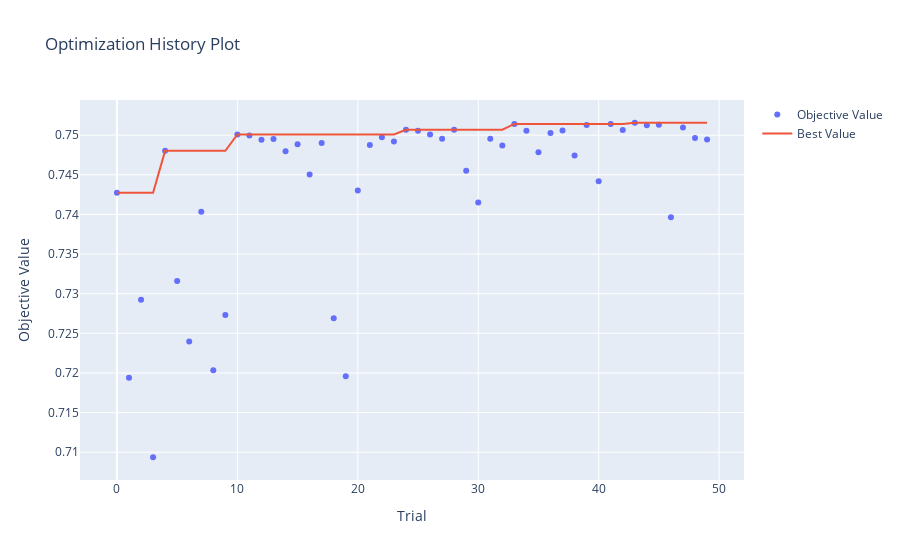
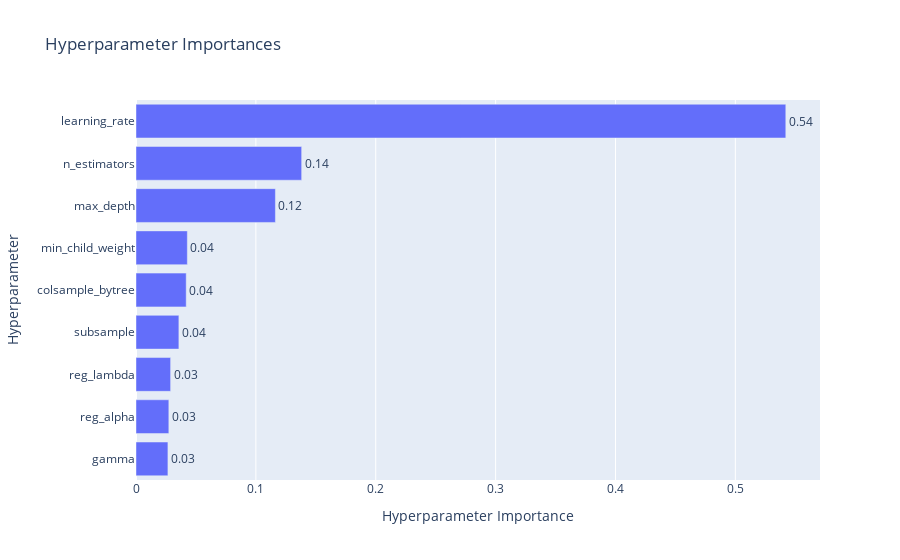

The cell these charts' notebook holds for them, in order:
### Code cell
# Visualizar optimización
fig = optuna.visualization.plot_optimization_history(study_xgb)
fig.show()

fig = optuna.visualization.plot_param_importances(study_xgb)
fig.show()

### Figure 1 — Plotly figure (JSON) as saved in the notebook; plotly's stock layout.template omitted (floating-point values rounded to 4 significant figures)
{"data": [{"mode": "markers", "name": "Objective Value", "type": "scatter", "x": [0, 1, 2, 3, 4, 5, 6, 7, 8, 9, 10, 11, 12, 13, 14, 15, 16, 17, 18, 19, 20, 21, 22, 23, 24, 25, 26, 27, 28, 29, 30, 31, 32, 33, 34, 35, 36, 37, 38, 39, 40, 41, 42, 43, 44, 45, 46, 47, 48, 49], "y": [0.7427, 0.7194, 0.7292, 0.7094, 0.748, 0.7316, 0.724, 0.7403, 0.7204, 0.7273, 0.7501, 0.7499, 0.7494, 0.7495, 0.748, 0.7488, 0.745, 0.749, 0.7269, 0.7196, 0.743, 0.7488, 0.7497, 0.7492, 0.7507, 0.7506, 0.7501, 0.7496, 0.7507, 0.7455, 0.7415, 0.7495, 0.7487, 0.7514, 0.7506, 0.7478, 0.7503, 0.7506, 0.7474, 0.7513, 0.7442, 0.7514, 0.7506, 0.7516, 0.7513, 0.7513, 0.7397, 0.751, 0.7496, 0.7495]}, {"mode": "lines", "name": "Best Value", "type": "scatter", "x": [0, 1, 2, 3, 4, 5, 6, 7, 8, 9, 10, 11, 12, 13, 14, 15, 16, 17, 18, 19, 20, 21, 22, 23, 24, 25, 26, 27, 28, 29, 30, 31, 32, 33, 34, 35, 36, 37, 38, 39, 40, 41, 42, 43, 44, 45, 46, 47, 48, 49], "y": [0.7427, 0.7427, 0.7427, 0.7427, 0.748, 0.748, 0.748, 0.748, 0.748, 0.748, 0.7501, 0.7501, 0.7501, 0.7501, 0.7501, 0.7501, 0.7501, 0.7501, 0.7501, 0.7501, 0.7501, 0.7501, 0.7501, 0.7501, 0.7507, 0.7507, 0.7507, 0.7507, 0.7507, 0.7507, 0.7507, 0.7507, 0.7507, 0.7514, 0.7514, 0.7514, 0.7514, 0.7514, 0.7514, 0.7514, 0.7514, 0.7514, 0.7514, 0.7516, 0.7516, 0.7516, 0.7516, 0.7516, 0.7516, 0.7516]}, {"marker": {"color": "#cccccc"}, "mode": "markers", "name": "Infeasible Trial", "showlegend": false, "type": "scatter", "x": [], "y": []}], "layout": {"title": {"text": "Optimization History Plot"}, "xaxis": {"title": {"text": "Trial"}}, "yaxis": {"title": {"text": "Objective Value"}}}}

### Figure 2 — Plotly figure (JSON) as saved in the notebook; plotly's stock layout.template omitted (floating-point values rounded to 4 significant figures)
{"data": [{"cliponaxis": false, "hovertemplate": ["gamma (FloatDistribution): 0.02662704396872871<extra></extra>", "reg_alpha (FloatDistribution): 0.027393096881032558<extra></extra>", "reg_lambda (FloatDistribution): 0.028885280025122105<extra></extra>", "subsample (FloatDistribution): 0.03577554223206353<extra></extra>", "colsample_bytree (FloatDistribution): 0.04188662670526538<extra></extra>", "min_child_weight (IntDistribution): 0.04283050747815271<extra></extra>", "max_depth (IntDistribution): 0.11630218176353692<extra></extra>", "n_estimators (IntDistribution): 0.1382050997700601<extra></extra>", "learning_rate (FloatDistribution): 0.542094621176038<extra></extra>"], "name": "Objective Value", "orientation": "h", "text": ["0.03", "0.03", "0.03", "0.04", "0.04", "0.04", "0.12", "0.14", "0.54"], "textposition": "outside", "type": "bar", "x": [0.02663, 0.02739, 0.02889, 0.03578, 0.04189, 0.04283, 0.1163, 0.1382, 0.5421], "y": ["gamma", "reg_alpha", "reg_lambda", "subsample", "colsample_bytree", "min_child_weight", "max_depth", "n_estimators", "learning_rate"]}], "layout": {"title": {"text": "Hyperparameter Importances"}, "xaxis": {"title": {"text": "Hyperparameter Importance"}}, "yaxis": {"title": {"text": "Hyperparameter"}}}}
